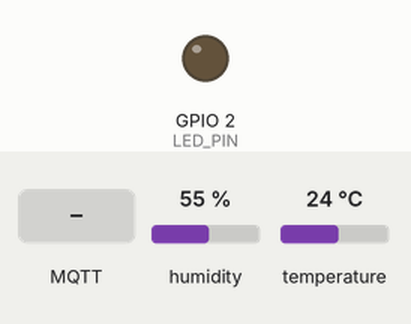
Recording of a sketch running on a simulated ESP32. Parts: output pins drawn as LEDs (lit = HIGH). The inputs (shaded band) are chosen by the test bench; at power-on: humidity 55 %, temperature 24 °C. WiFi joins after 1.5 s; servers stay silent unless stated; no MQTT or app messages arrive unless stated; what the sketch prints to the serial monitor is not drawn.

Above: at 2.7 s.
2.8 s: MQTT message "on" arrives on the first subscribed topic
At 3.6 s:
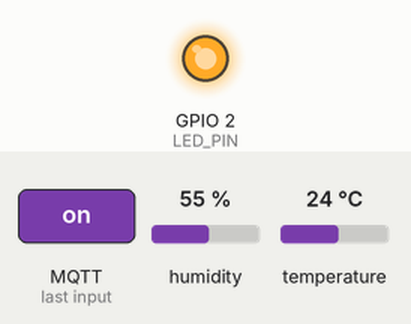
4.3 s: MQTT message "off" arrives on the first subscribed topic
At 4.7 s:
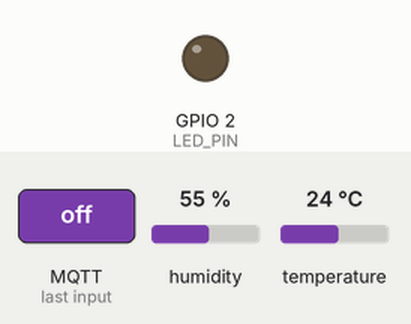
Timing chart, 0 to 7.3 s (numbered marks = the images above; inputs shaded):
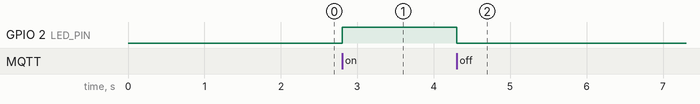

Measured:
- after the input at 2.8 s, GPIO 2 (LED_PIN): LOW → HIGH at once
- after the input at 4.3 s, GPIO 2 (LED_PIN): HIGH → LOW at once

The sketch:

modelo_MQTT.ino
```cpp
#include <WiFi.h>
#include <PubSubClient.h>
#include "dht.h"

#define DHT11_PIN 19
#define LED_PIN 2

// Crendenciais Wifi
const char* ssid = "wIFRN-IoT";
const char* password = "deviceiotifrn";

// Dados MQTT
const char* mqttServer = "10.44.1.35";
const char* mqttClientId = "ifrn/esp32/pedro-chacon";

#define HUMIDITY_TOPIC 0
#define TEMPERATURE_TOPIC 1
#define LED_TOPIC 2
const char* mqttTopics[] = { "esp32/humidity03", "esp32/temperature03", "esp32/output03" };

WiFiClient espClient;
PubSubClient client(espClient);
dht DHT;

long lastMsg = 0;
char msg[50];
int value = 0;

float temperature = 0;
float humidity = 0;

void setup() {
  Serial.begin(115200);

  // Inicia Wifi
  setupWifi();

  // Inicia cliente MQTT
  client.setServer(mqttServer, 1883);
  client.setCallback(callback);

  // Substituir por função
  pinMode(LED_PIN, OUTPUT);
}

void setupWifi() {
  delay(10);

  Serial.println();
  Serial.print("Conectando na rede ");
  Serial.println(ssid);

  WiFi.begin(ssid, password);

  while (WiFi.status() != WL_CONNECTED) {
    delay(500);
    Serial.print(".");
  }

  Serial.println("");
  Serial.println("WiFi conectado");
  Serial.print("IP: ");
  Serial.println(WiFi.localIP());
  Serial.print("Intensidade do sinal: ");
  Serial.println(WiFi.RSSI());
}

void callback(char* topic, byte* message, unsigned int length) {
  Serial.print("Chegou uma mensagem no tópico: ");
  Serial.print(topic);
  Serial.print("Payload: ");

  String topicName = String(topic);
  String messageTemp;

  // Monta uma string com os bytes recebidos
  for (int i = 0; i < length; i++) {
    Serial.print((char)message[i]);
    messageTemp += (char)message[i];
  }
  Serial.println();

  if (topicName == mqttTopics[LED_TOPIC]) {
    Serial.println("Mesagem para o LED: ");
    if (messageTemp == "on") {
      Serial.print("Led Ligado");
      digitalWrite(LED_PIN, HIGH);
    }
    else if (messageTemp == "off") {
      Serial.print("Led desligado");
      digitalWrite(LED_PIN, LOW);
    }
    Serial.println();
  }
}

void reconnect() {
  // Espera até reconectar
  while (!client.connected()) {
    Serial.print("Carregando conexão MQTT...");
    // Tenta conectar
    if (client.connect(mqttClientId)) {
      Serial.println("conectado");
      // Se inscreve novamente
      client.subscribe(mqttTopics[LED_TOPIC]);
    }
    else {
      Serial.print("falha, rc=");
      Serial.print(client.state());
      Serial.println(" tentando novamente em 5s");
      // Espera 5s antes de tentar denovo
      delay(5000);
    }
  }
}
void loop() {
  // Verifica a conexão
  if (!client.connected()) {
    reconnect();
  }

  // Verifica e executa a callback do MQTT
  client.loop();

  // Delay não blocante de 5s
  long now = millis();
  if (now - lastMsg > 5000) {
    lastMsg = now;
    Serial.println("5s");

    DHT.read11(DHT11_PIN);
    humidity = DHT.humidity;
    temperature = DHT.temperature;

    char humString[8];
    dtostrf(humidity, 1, 2, humString);
    client.publish(mqttTopics[0], humString);

    char tempString[8];
    dtostrf(temperature, 1, 2, tempString);
    client.publish(mqttTopics[1], tempString);

    Serial.println(humidity);
    Serial.println(temperature);
    Serial.println();

  }
}
```
